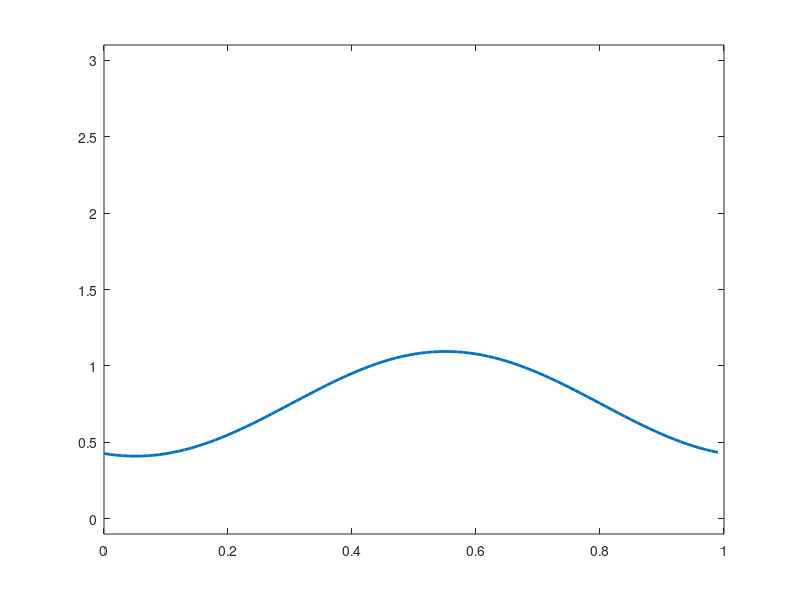

MATLAB code for this plot:
clear all;
close all;

% --- SET PARAMETERS:
nt = 402;  % Number of time grid points.
nx = 100;   % Number of spatial grid points.
T = 0.02;   % Final time.
a = 1;      % Diffusion constant.

g = @(x) exp(-(x-0.25)^2/0.005)+ ...
         3*exp(-(x-0.5)^2/0.005)+ ...
         2*exp(-(x-0.75)^2/0.005);  % Initial condition.
a = @(x) a.^4; % The "diffusion function", which gives the diffusion at 
            % location x

% --- INITIALIZE THE GRIDS:
k = T/(nt-1);   % Time step
h = 1/nx;      % Spatial step
x = linspace(0,1-h,nx);    % Grid in space 

disp('k/h^2: ')
k/h^2


% --- Initialize the second derivative matrix:
firstRow = zeros(1,nx);
firstRow(1) = -2;
firstRow(2) = 1;
firstRow(nx) = 1;
D2 = toeplitz(firstRow)/h^2;

% --- Initialize the diffusion operator: 
%     (a diagonal matrix with the values a(x) along the diagonal)
A = diag(a(x));


% --- Initialize the vectors to hold two consecutive time steps:
uk = zeros(nx,1);
ukp1 = zeros(nx,1);

% --- Plot the initial condition:
for l=1:nx
    uk(l) = g(x(l));
end
plot(x,uk,'LineWidth', 2);
axis([0,1,-0.1,3.1])
pause(1)        


% --- SOLVE THE EQUATION AND PLOT:
for n=2:nt
    ukp1 = uk+k*A*D2*uk;  % Euler fwd
    
    plot(x,ukp1,'LineWidth', 2);
    axis([0,1,-0.1,3.1])
    pause(0.05)
    
    uk = ukp1;  % Set the previous time step as the current time.
end